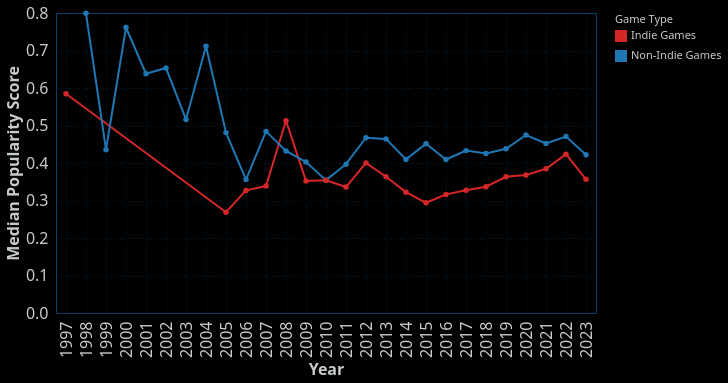

Express this chart as Vega-Lite.
### Vega-Lite specification from a JSON file in a GitHub repository (floating-point values rounded to 4 significant figures)
{"config": {"view": {"continuousWidth": 400, "continuousHeight": 300, "stroke": "#043f6b", "strokeWidth": 1}, "background": "#000000", "mark": {"color": "#6495ED"}, "arc": {"fill": "#6495ED"}, "area": {"fill": "#6495ED", "line": true, "fillOpacity": 0.1}, "line": {"stroke": "#6495ED", "strokeWidth": 2}, "path": {"stroke": "#6495ED"}, "rect": {"fill": "#6495ED"}, "shape": {"stroke": "#6495ED"}, "symbol": {"fill": "#6495ED"}, "title": {"color": "#C7CCC9", "anchor": "start", "dy": -15, "fontSize": 16, "font": "IBM Plex Sans,system-ui,-apple-system,BlinkMacSystemFont,\".sfnstext-regular\",sans-serif", "fontWeight": 600}, "axisBand": {"grid": false}, "axis": {"labelColor": "#C7CCC9", "labelFontSize": 16, "labelFont": "IBM Plex Sans Condensed, system-ui, -apple-system, BlinkMacSystemFont, \".SFNSText-Regular\", sans-serif", "labelFontWeight": 400, "titleColor": "#C7CCC9", "titleFontWeight": 600, "titleFontSize": 16, "grid": true, "gridColor": "#043f6b", "labelAngle": 0, "domainColor": null, "tickColor": null, "labelPadding": 2, "tickSize": 6, "tickWidth": 0.5, "gridOpacity": 1, "gridZ": 1}, "axisX": {"gridDash": [6, 3], "gridWidth": 0.25, "gridColor": "#043f6b", "labelAngle": 0}, "axisY": {"gridDash": [6, 3], "gridWidth": 0.25, "gridColor": "#043f6b"}, "layer": {"grid": 1, "mark": 0}, "legend": {"labelFontSize": 11, "padding": 1, "symbolType": "square", "labelColor": "#C7CCC9", "titleColor": "#C7CCC9"}, "style": {"guide-label": {"font": "IBM Plex Sans,system-ui,-apple-system,BlinkMacSystemFont,\".sfnstext-regular\",sans-serif", "fill": "#C7CCC9", "fontWeight": 400}, "guide-title": {"font": "IBM Plex Sans,system-ui,-apple-system,BlinkMacSystemFont,\".sfnstext-regular\",sans-serif", "fill": "#C7CCC9", "fontWeight": 400}}, "range": {"category": ["#33a8c7ff", "#52e3e1ff", "#a0e426ff", "#fdf148ff", "#ffab00ff", "#f77976ff", "#f050aeff", "#d883ffff", "#9336fdff"]}}, "data": {"name": "data-e6cd2120b8eaa5d46b338968e166f364"}, "mark": {"type": "line", "point": true}, "encoding": {"color": {"field": "game_type", "legend": {"title": "Game Type"}, "scale": {"domain": ["Indie Games", "Non-Indie Games"], "range": ["#d62728", "#1f77b4"]}, "type": "nominal"}, "tooltip": [{"field": "year", "type": "ordinal"}, {"field": "game_type", "type": "nominal"}, {"field": "popularity_score", "type": "quantitative"}], "x": {"axis": {"labelAngle": 270}, "field": "year", "title": "Year", "type": "ordinal"}, "y": {"field": "popularity_score", "title": "Median Popularity Score", "type": "quantitative"}}, "$schema": "https://vega.github.io/schema/vega-lite/v5.20.1.json", "datasets": {"data-e6cd2120b8eaa5d46b338968e166f364": [{"year": 1997, "is_indie": true, "popularity_score": 0.5848, "game_type": "Indie Games"}, {"year": 1998, "is_indie": false, "popularity_score": 0.7991, "game_type": "Non-Indie Games"}, {"year": 1999, "is_indie": false, "popularity_score": 0.4355, "game_type": "Non-Indie Games"}, {"year": 2000, "is_indie": false, "popularity_score": 0.7611, "game_type": "Non-Indie Games"}, {"year": 2001, "is_indie": false, "popularity_score": 0.6382, "game_type": "Non-Indie Games"}, {"year": 2002, "is_indie": false, "popularity_score": 0.6532, "game_type": "Non-Indie Games"}, {"year": 2003, "is_indie": false, "popularity_score": 0.5162, "game_type": "Non-Indie Games"}, {"year": 2004, "is_indie": false, "popularity_score": 0.7116, "game_type": "Non-Indie Games"}, {"year": 2005, "is_indie": false, "popularity_score": 0.481, "game_type": "Non-Indie Games"}, {"year": 2005, "is_indie": true, "popularity_score": 0.2689, "game_type": "Indie Games"}, {"year": 2006, "is_indie": false, "popularity_score": 0.3558, "game_type": "Non-Indie Games"}, {"year": 2006, "is_indie": true, "popularity_score": 0.3269, "game_type": "Indie Games"}, {"year": 2007, "is_indie": false, "popularity_score": 0.4843, "game_type": "Non-Indie Games"}, {"year": 2007, "is_indie": true, "popularity_score": 0.3384, "game_type": "Indie Games"}, {"year": 2008, "is_indie": false, "popularity_score": 0.4322, "game_type": "Non-Indie Games"}, {"year": 2008, "is_indie": true, "popularity_score": 0.5126, "game_type": "Indie Games"}, {"year": 2009, "is_indie": false, "popularity_score": 0.4025, "game_type": "Non-Indie Games"}, {"year": 2009, "is_indie": true, "popularity_score": 0.3522, "game_type": "Indie Games"}, {"year": 2010, "is_indie": false, "popularity_score": 0.3543, "game_type": "Non-Indie Games"}, {"year": 2010, "is_indie": true, "popularity_score": 0.3541, "game_type": "Indie Games"}, {"year": 2011, "is_indie": false, "popularity_score": 0.3969, "game_type": "Non-Indie Games"}, {"year": 2011, "is_indie": true, "popularity_score": 0.3359, "game_type": "Indie Games"}, {"year": 2012, "is_indie": false, "popularity_score": 0.4674, "game_type": "Non-Indie Games"}, {"year": 2012, "is_indie": true, "popularity_score": 0.4002, "game_type": "Indie Games"}, {"year": 2013, "is_indie": false, "popularity_score": 0.4643, "game_type": "Non-Indie Games"}, {"year": 2013, "is_indie": true, "popularity_score": 0.3634, "game_type": "Indie Games"}, {"year": 2014, "is_indie": false, "popularity_score": 0.4096, "game_type": "Non-Indie Games"}, {"year": 2014, "is_indie": true, "popularity_score": 0.3223, "game_type": "Indie Games"}, {"year": 2015, "is_indie": false, "popularity_score": 0.4513, "game_type": "Non-Indie Games"}, {"year": 2015, "is_indie": true, "popularity_score": 0.2939, "game_type": "Indie Games"}, {"year": 2016, "is_indie": false, "popularity_score": 0.4094, "game_type": "Non-Indie Games"}, {"year": 2016, "is_indie": true, "popularity_score": 0.3163, "game_type": "Indie Games"}, {"year": 2017, "is_indie": false, "popularity_score": 0.433, "game_type": "Non-Indie Games"}, {"year": 2017, "is_indie": true, "popularity_score": 0.3273, "game_type": "Indie Games"}, {"year": 2018, "is_indie": false, "popularity_score": 0.4252, "game_type": "Non-Indie Games"}, {"year": 2018, "is_indie": true, "popularity_score": 0.3366, "game_type": "Indie Games"}, {"year": 2019, "is_indie": false, "popularity_score": 0.4381, "game_type": "Non-Indie Games"}, {"year": 2019, "is_indie": true, "popularity_score": 0.3632, "game_type": "Indie Games"}, {"year": 2020, "is_indie": false, "popularity_score": 0.4746, "game_type": "Non-Indie Games"}, {"year": 2020, "is_indie": true, "popularity_score": 0.3677, "game_type": "Indie Games"}, {"year": 2021, "is_indie": false, "popularity_score": 0.4521, "game_type": "Non-Indie Games"}, {"year": 2021, "is_indie": true, "popularity_score": 0.3846, "game_type": "Indie Games"}, {"year": 2022, "is_indie": false, "popularity_score": 0.4706, "game_type": "Non-Indie Games"}, {"year": 2022, "is_indie": true, "popularity_score": 0.4237, "game_type": "Indie Games"}, {"year": 2023, "is_indie": false, "popularity_score": 0.422, "game_type": "Non-Indie Games"}, {"year": 2023, "is_indie": true, "popularity_score": 0.3567, "game_type": "Indie Games"}]}}
